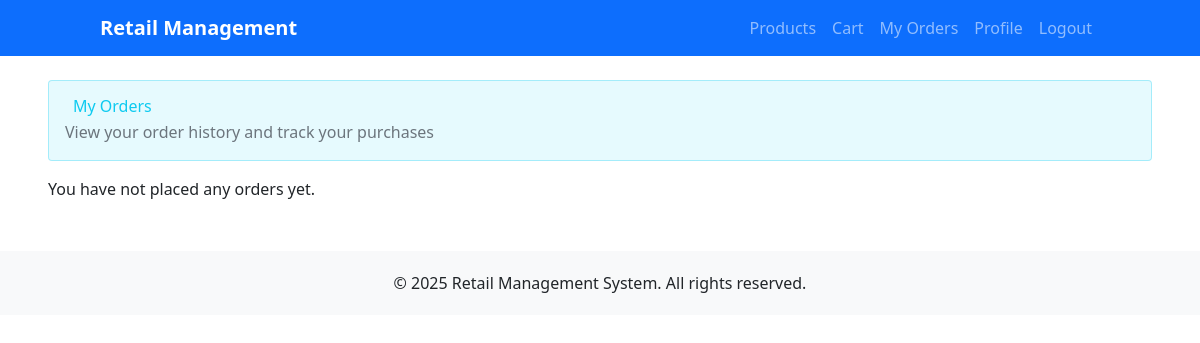
/orders/ (signed in), run on an earlier commit of the app's database.
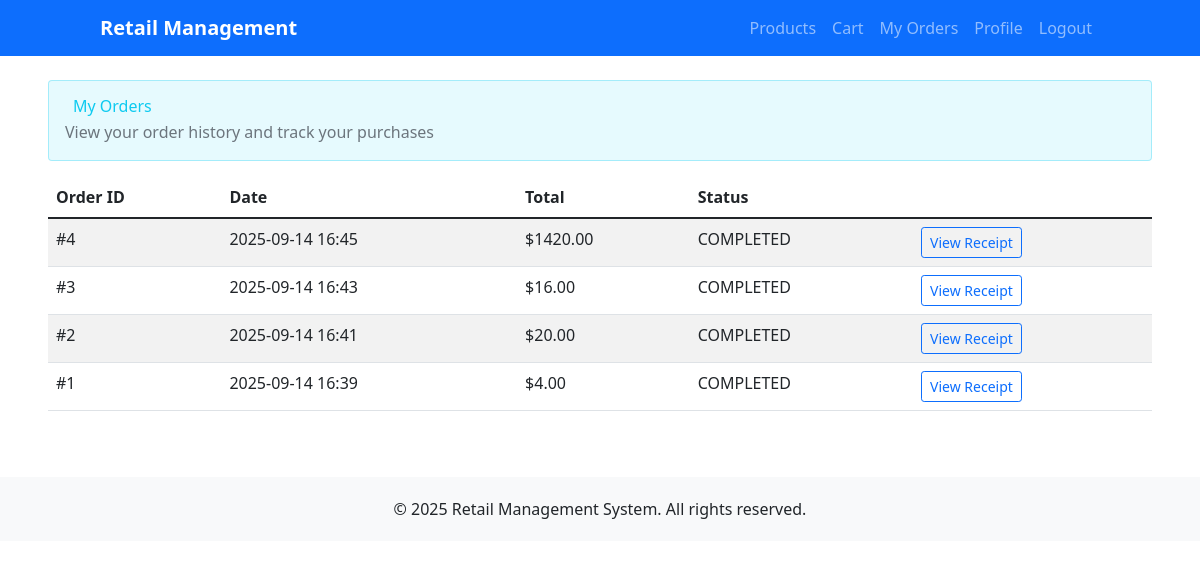
And on a later commit of the database.
### orders/models.py (models this page shows, shortened)
class Order(models.Model):
    PAYMENT_METHODS = [
        ("CASH", "Cash on Delivery"),
        ("CARD", "Credit/Debit Card"),
    ]
    STATUS_CHOICES = [
        ("PENDING", "Pending"),
        ("COMPLETED", "Completed"),
        ("CANCELLED", "Cancelled"),
    ]
    user = models.ForeignKey(settings.AUTH_USER_MODEL, on_delete=models.CASCADE)
    address = models.CharField(max_length=255)
    payment_method = models.CharField(max_length=10, choices=PAYMENT_METHODS)
    payment_reference = models.CharField(max_length=100, blank=True, null=True)
    total = models.DecimalField(max_digits=10, decimal_places=2)
    status = models.CharField(max_length=10, choices=STATUS_CHOICES, default="COMPLETED")
    created_at = models.DateTimeField(auto_now_add=True)

### orders/views.py (the view)
# urls.py: path("", views.order_history, name="order_history"),
@login_required
def order_history(request):
    orders = Order.objects.filter(user=request.user).order_by("-created_at")
    return render(request, "orders/order_history.html", {"orders": orders})

### accounts/context_processors.py (called while the page is built)
def user_admin_status(request):
    if request.user.is_authenticated:
        if request.user.is_superuser:
            return {'user_is_admin': True}
        if hasattr(request.user, 'profile'):
            return {'user_is_admin': request.user.profile.is_admin}
    return {'user_is_admin': False}

def cart_context(request):
    if request.user.is_authenticated:
        from cart.models import Cart
        cart = Cart(request)
        return {
            'cart_total_items': cart.get_total_items(),
            'cart_total_price': cart.get_total_price(),
        }
    return {
        'cart_total_items': 0,
        'cart_total_price': 0,
    }

### cart/models.py (called while the page is built)
    def get_total_price(self):
        return sum(
            float(item['price']) * item['quantity']
            for item in self.cart.values()
        )

    def get_total_items(self):
        return sum(item['quantity'] for item in self.cart.values())

### templates/orders/order_history.html (shortened to what this page needs)
{% extends "accounts/base.html" %}
{% block content %}
<div class="row">
    <div class="col-12">
        <div class="card" style="background-color: rgba(13, 202, 240, 0.1); border: 1px solid rgba(13, 202, 240, 0.3);" mb-4>
            <div class="card-body">
                <div class="d-flex justify-content-between align-items-center">
                    <div>
                        <h2 class="mb-1 text-info">
                            My Orders
                        </h2>
                        <p class="mb-0 text-muted">View your order history and track your purchases</p>
                    </div>
                </div>
            </div>
        </div>
    </div>
</div>
<div class="row mt-3">
    <div class="col-12">
    {% if orders %}
        <table class="table table-striped">
            <thead>
                <tr>
                    <th>Order ID</th>
                    <th>Date</th>
                    <th>Total</th>
                    <th>Status</th>
                    <th></th>
                </tr>
            </thead>
            <tbody>
                {% for order in orders %}
                <tr>
                    <td>#{{ order.id }}</td>
                    <td>{{ order.created_at|date:"Y-m-d H:i" }}</td>
                    <td>${{ order.total }}</td>
                    <td>{{ order.status }}</td>
                    <td>
                        <a href="{% url 'orders:order_detail' order.id %}" class="btn btn-sm btn-outline-primary">
                            View Receipt
                        </a>
                    </td>
                </tr>
                {% endfor %}
            </tbody>
        </table>
    {% else %}
        <p>You have not placed any orders yet.</p>
    {% endif %}
    </div>
</div>
{% endblock %}

### templates/accounts/base.html (shortened to what this page needs)
<!DOCTYPE html>
<html lang="en">
<head>
    <link href="https://cdn.jsdelivr.net/npm/bootstrap@5.1.3/dist/css/bootstrap.min.css" rel="stylesheet">
</head>
<body>
    <nav class="navbar navbar-expand-lg navbar-dark bg-primary">
        <div class="container">
            <a class="navbar-brand" href="{% url 'dashboard' %}">Retail Management</a>
            <div class="navbar-nav ms-auto">
                {% if user.is_authenticated %}
                    <a class="nav-link" href="{% url 'products:product_list' %}">Products</a>
                    {% if not user_is_admin %}
                        <a class="nav-link" href="{% url 'cart:cart_view' %}">
                            Cart
                        </a>
                        <a class="nav-link" href="{% url 'orders:order_history' %}">My Orders</a>
                    {% endif %}
                    <a class="nav-link" href="{% url 'accounts:profile' %}">Profile</a>
                    <a class="nav-link" href="{% url 'accounts:logout' %}">Logout</a>
                {% else %}
                    <a class="nav-link" href="{% url 'accounts:login' %}">Login</a>
                    <a class="nav-link" href="{% url 'accounts:register' %}">Register</a>
                {% endif %}
            </div>
        </div>
    </nav>
    <div class="container-fluid px-5 mt-4">
        {% block content %}
        {% endblock %}
    </div>
    <footer class="footer">
        <div class="container text-center">
            <p>&copy; 2025 Retail Management System. All rights reserved.</p>
        </div>
    </footer>
    <script src="https://cdn.tailwindcss.com"></script>
</body>
</html>

### templates/accounts/base.html (style rules this page uses)
.navbar-brand { font-weight: bold; }
.footer { margin-top: 50px; padding: 20px 0; background-color: #f8f9fa; }

What changed in the data, as far as the page shows it:
added Order: id "4", created_at "2025-09-14 16:45", total "1420.00", status "COMPLETED"
added Order: id "3", created_at "2025-09-14 16:43", total "16.00", status "COMPLETED"
added Order: id "2", created_at "2025-09-14 16:41", total "20.00", status "COMPLETED"
added Order: id "1", created_at "2025-09-14 16:39", total "4.00", status "COMPLETED"
Also different on the page:
text no longer shown: "You have not placed any orders yet."
text now shown: "Order ID Date Total Status"
